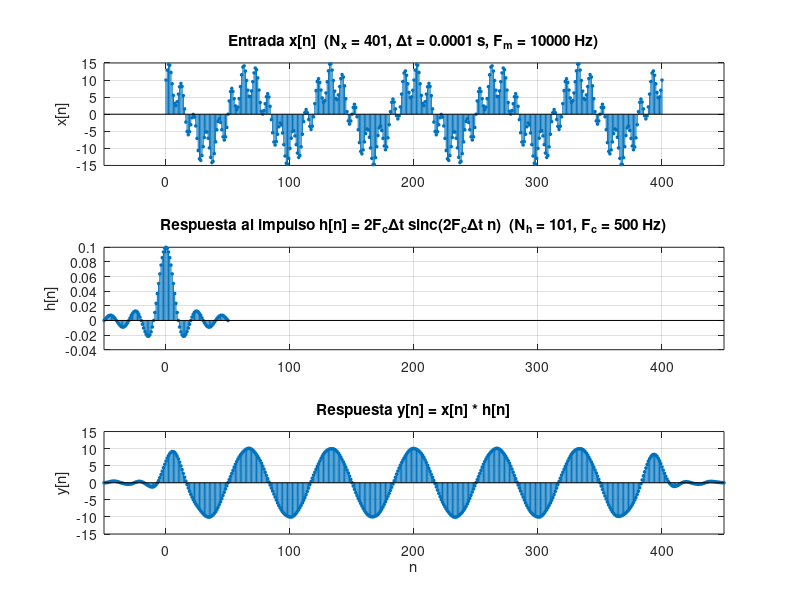

Write the MATLAB code that produced this figure.
% =========================================================================
% ANÁLISIS NUMÉRICO - TRABAJOS DE LABORATORIO
% EJERCICIO 2: Filtrado de una señal muestreada por convolución con un
%              núcleo sinc (filtro pasa bajos ideal truncado)
%
% Uso:  ej2                      -> valores por defecto
%       ej2(dt, Nh)              -> cambia el paso de muestreo y el núcleo
%       ej2(dt, Nh, Fc, Nx)      -> además la frecuencia de corte y Nx
%       [ny, y] = ej2(...)       -> devuelve la respuesta
% =========================================================================
%
% QUÉ PIDE LA CONSIGNA
%   1) Muestrear x(t) = 10 cos(2π·150·t) + 5 sen(2π·1000·t)
%      con Nx muestras separadas Δt (ej.: 401 muestras, Δt = 0.0001 s),
%      empezando en t = 0.
%   2) Armar la respuesta al impulso h[n] = 2·Fc·Δt · sinc(2·Fc·Δt·n),
%      centrada en n = 0, con Nh (impar) valores: n = -(Nh-1)/2 ... (Nh-1)/2.
%   3) y[n] = conv(x, h) y graficar las 3 señales como en el Ej. 1, con el
%      eje n limitado a los elementos no nulos de y.
%   4) (en ej2_variantes.m) Repetir con Δt = 0.0005 y 0.001, y otros Nh.
%
% TEORÍA EN 4 RENGLONES
%   - Un filtro pasa bajos IDEAL deja pasar sin cambios todo lo que está
%     por debajo de Fc y elimina todo lo que está por encima.
%   - Su respuesta al impulso en tiempo continuo es h(t) = 2Fc·sinc(2Fc·t).
%   - Muestreando en t = n·Δt y multiplicando por Δt (para que la suma
%     discreta aproxime a la integral de convolución) sale exactamente
%     h[n] = 2·Fc·Δt·sinc(2·Fc·Δt·n), que es la fórmula del enunciado.
%   - La sinc ideal es infinitamente larga; acá la CORTAMOS a Nh valores
%     (= la multiplicamos por una ventana rectangular). Ese corte es lo que
%     produce el fenómeno de Gibbs que se ve en el Ej. 3.
%   Con Fc = 500 Hz: la componente de 150 Hz pasa y la de 1000 Hz se elimina.
%   Se espera ver a la salida prácticamente solo 10 cos(2π·150·t).
%
% ¿POR QUÉ ESTO ES UNA *FUNCIÓN* Y NO UN SCRIPT COMO EL EJ. 1?
%   Porque la consigna pide resolverlo varias veces con distintos Δt y Nh.
%   Una función recibe parámetros, así no hay que copiar el código.
%   El archivo se tiene que llamar igual que la función (ej2.m <-> ej2).
%
% SINTAXIS DE UNA FUNCIÓN EN OCTAVE
%   function [salida1, salida2, ...] = nombre(entrada1, entrada2, ...)
%      ... cuerpo ...
%   end
%   - Las variables de adentro son locales: no se ven desde afuera.
%   - Se puede llamar con menos entradas de las declaradas; las que faltan
%     quedan sin definir, y por eso abajo se les da un valor por defecto.
%   - Se puede pedir menos salidas: [ny, y] = ej2(...) toma solo las 2 primeras.
% =========================================================================
function [ny, y, nx, x, nh, h] = ej2(dt, Nh, Fc, Nx)

  % --- Valores por defecto de los parámetros ------------------------------
  % nargin = "number of arguments in" = cuántos parámetros se pasaron.
  % isempty(v) es verdadero si v = [] (vacío). Eso permite llamar, por
  % ejemplo, ej2([], 51) para cambiar solo Nh y dejar dt por defecto.
  % "||" es el O lógico (si la primera condición ya es verdadera, ni
  % evalúa la segunda; por eso no falla si dt no existe).
  % Forma compacta "if condición, acción; end" en una sola línea.
  if nargin < 1 || isempty(dt), dt = 0.0001; end  % paso de muestreo [s]
  if nargin < 2 || isempty(Nh), Nh = 101;    end  % largo del núcleo (impar)
  % Fc = 500 Hz (y no 1000 como el ejemplo del enunciado) porque la consigna
  % pide que Fc esté ENTRE 150 y 1000 Hz. Con 1000 Hz la componente alta
  % cae justo en el corte (ver caso c de ej2_variantes.m).
  if nargin < 3 || isempty(Fc), Fc = 500;    end  % corte [Hz], 150 < Fc < 1000
  if nargin < 4 || isempty(Nx), Nx = 401;    end  % muestras de x[n]

  % mod(a, b) = resto de dividir a por b. Si Nh es par, el resto es 0 y
  % no habría una muestra en n = 0 ni simetría -> se corta con error().
  if mod(Nh, 2) == 0
    error('Nh debe ser impar para que h[n] quede centrado en n = 0');
  end

  % --- Entrada: muestras de x(t) = 10cos(2pi150t) + 5sen(2pi1000t) -------
  % nx = [0 1 2 ... 400]: índices de muestra, empezando en t = 0.
  nx = 0:Nx-1;                 % inicio en t = 0
  % Tiempo real de cada muestra: t_n = n·Δt. Multiplicar un vector por un
  % número multiplica cada elemento: t = [0, 0.0001, 0.0002, ..., 0.04].
  t  = nx * dt;
  % cos, sin y pi existen en Octave. Al aplicarlas a un vector, se aplican
  % elemento a elemento, así que x queda con los 401 valores muestreados.
  % (Con 401 muestras de 0.0001 s, la ventana dura 0.04 s = 6 periodos de
  % la componente de 150 Hz y 40 periodos de la de 1000 Hz.)
  x  = 10*cos(2*pi*150*t) + 5*sin(2*pi*1000*t);

  % --- Respuesta al impulso: h[n] = 2 Fc dt sinc(2 Fc dt n), centrada -----
  % M = mitad del largo. Con Nh = 101: M = 50, nh = [-50 ... 50].
  M  = (Nh - 1) / 2;
  nh = -M:M;                   % de -(Nh-1)/2 a (Nh-1)/2
  % sinc en Octave está definida como sinc(u) = sin(π·u)/(π·u), con
  % sinc(0) = 1. Es la definición "normalizada", la que usa el enunciado.
  % El producto 2*Fc*dt*nh es un número por un vector -> otro vector.
  % h es simétrica (h[-n] = h[n]) y su valor máximo es h[0] = 2·Fc·Δt.
  % Con Fc = 500 y Δt = 0.0001: h[0] = 0.1, y cruza por cero cada
  % 1/(2·Fc·Δt) = 10 muestras.
  h  = 2*Fc*dt * sinc(2*Fc*dt*nh);

  % --- Respuesta del sistema ----------------------------------------------
  % Igual que en el Ej. 1: conv da los valores, y el eje n se calcula con
  % la regla "inicio = nx(1)+nh(1), fin = nx(end)+nh(end)".
  % Acá: inicio = 0 + (-50) = -50, fin = 400 + 50 = 450 -> 501 valores
  % (= Nx + Nh - 1 = 401 + 101 - 1).
  % Que y empiece en n negativo es consecuencia de que h está centrada
  % (filtro "no causal": usa muestras futuras). La ventaja es que la salida
  % NO queda retrasada respecto de la entrada.
  y  = conv(x, h);
  ny = (nx(1) + nh(1)) : (nx(end) + nh(end));

  % --- Gráficos: misma escala, límites = elementos no nulos de y[n] -------
  % La consigna pide que los límites coincidan con los elementos no nulos
  % de la respuesta, así que acá no se agrega margen (a diferencia del Ej. 1).
  lim = [ny(1), ny(end)];

  % sprintf arma un texto reemplazando los "huecos" por valores:
  %   %g -> número en el formato más corto, %d -> entero.
  % Así el nombre de la ventana dice con qué parámetros se generó.
  figure('Name', sprintf('Ejercicio 2 - dt = %g s, Nh = %d, Fc = %g Hz', dt, Nh, Fc));

  subplot(3, 1, 1);
  % 'markersize', 2 achica los círculos, porque con cientos de muestras
  % los círculos normales tapan todo.
  stem(nx, x, 'filled', 'markersize', 2);
  xlim(lim); grid on;
  % En los títulos, "_" pone subíndice y "\Delta" la letra Δ (formato TeX).
  % Dentro de sprintf, la barra "\" se escribe doble "\\" para que llegue
  % una sola al título. 1/dt es la frecuencia de muestreo Fm.
  title(sprintf('Entrada x[n]  (N_x = %d, \\Deltat = %g s, F_m = %g Hz)', Nx, dt, 1/dt));
  ylabel('x[n]');

  subplot(3, 1, 2);
  stem(nh, h, 'filled', 'markersize', 2);
  xlim(lim); grid on;
  title(sprintf('Respuesta al impulso h[n] = 2F_c\\Deltat sinc(2F_c\\Deltat n)  (N_h = %d, F_c = %g Hz)', Nh, Fc));
  ylabel('h[n]');

  subplot(3, 1, 3);
  stem(ny, y, 'filled', 'markersize', 2);
  xlim(lim); grid on;
  % QUÉ SE VE EN y[n]:
  %  - En el centro: una cosenoidal "limpia" de amplitud ~10 y 150 Hz
  %    (la componente de 1000 Hz desapareció).
  %  - En los bordes (las primeras y últimas ~Nh muestras): un TRANSITORIO,
  %    la salida sube/baja gradualmente porque h solo se superpone en parte
  %    con x (fuera de la ventana x vale 0).
  title('Respuesta y[n] = x[n] * h[n]');
  xlabel('n'); ylabel('y[n]');

end
